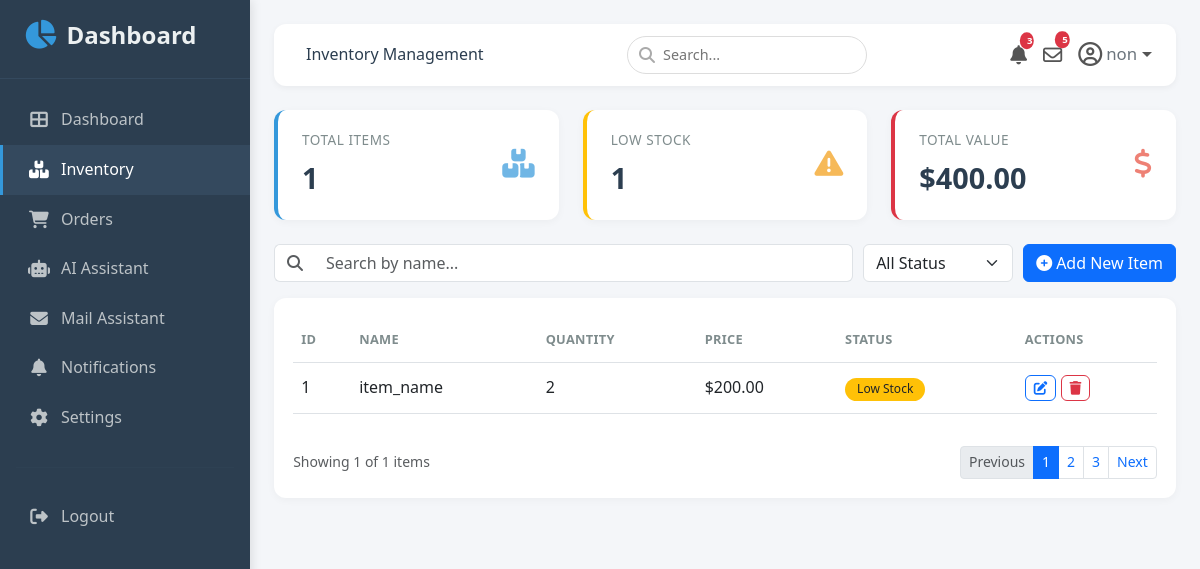
The app's page /Machines (signed in) with its own data.
### app.py (models this page shows, shortened)
class User(UserMixin, db.Model):
    id            = db.Column(db.Integer, primary_key=True)
    first_name    = db.Column(db.String(80), nullable=False)
    last_name     = db.Column(db.String(80), nullable=False)
    username      = db.Column(db.String(80), unique=True, nullable=False)
    password_hash = db.Column(db.String(200), nullable=False)

class Data(db.Model):
    id            = db.Column(db.Integer, primary_key=True)
    name = db.Column(db.String(100), nullable=False)
    price = db.Column(db.Integer, nullable=False)
    quantity = db.Column(db.Integer, nullable=False)
    user_id = db.Column(db.Integer, db.ForeignKey('user.id'), nullable=False)
    orders = db.relationship("Order", backref="data")

### app.py (the view, shortened to what this page needs)
@app.route('/Machines', methods=["GET", "POST"])
@login_required
def Machines():
    user = User.query.filter_by(username=current_user.username).first()
    if not user:  # Still handle the case where a user isn't found
        user = User(username=current_user.username, password_hash=generate_password_hash('password')) # Re-establish if no initial user
        db.session.add(user)
        db.session.commit()
    per_page = 4  # Number of items per page
    total_items = Data.query.count()
    total_pages = (total_items + per_page - 1) // per_page
    low_stock = Data.query.filter(Data.quantity < 10).count()
    result = db.session.query(func.sum(Data.quantity * Data.price)).scalar()
    total_value = result if result is not None else 0.0
    '''page = request.args.get('page', 1, type=int)'''  # Corrected this line
    inventory = Data.query.filter_by(user_id=user.id).all()
    db.session.commit()
    return render_template('Machines.html', inventory=inventory, total_items=total_items, low_stock=low_stock, total_value=total_value)

### app.py (called while the page is built)
@login_manager.user_loader
def load_user(user_id):
    return User.query.get(int(user_id))

### templates/Machines.html (shortened to what this page needs)
{% extends "base.html" %}
{% block page_title %}Inventory Management{% endblock %}
{% block content %}
<div class="row g-4 mb-4">
  <div class="col-md-4 col-6">
    <div class="stat-card">
      <div class="d-flex justify-content-between align-items-center">
        <div>
          <p class="stat-label">Total Items</p>
          <p class="stat-number">{{ total_items|default(0) }}</p>
        </div>
        <i class="fas fa-boxes stat-icon"></i>
      </div>
    </div>
  </div>
  <div class="col-md-4 col-6">
    <div class="stat-card border-warning">
      <div class="d-flex justify-content-between align-items-center">
        <div>
          <p class="stat-label">Low Stock</p>
          <p class="stat-number">{{ low_stock|default(0) }}</p>
        </div>
        <i class="fas fa-exclamation-triangle stat-icon warning"></i>
      </div>
    </div>
  </div>
  <div class="col-md-4 col-6">
    <div class="stat-card border-danger">
      <div class="d-flex justify-content-between align-items-center">
        <div>
          <p class="stat-label">Total Value</p>
          <p class="stat-number">${{ "%.2f"|format(total_value|default(0)) }}</p>
        </div>
        <i class="fas fa-dollar-sign stat-icon danger"></i>
      </div>
    </div>
  </div>
</div>
<div class="search-filter-bar">
  <div class="search-input">
    <div class="input-group">
      <span class="input-group-text bg-white border-end-0"><i class="fas fa-search text-muted"></i></span>
      <input type="text" class="form-control border-start-0" placeholder="Search by name..." id="tableSearch">
    </div>
  </div>
  <div class="filter-select">
    <select class="form-select" id="statusFilter">
      <option value="">All Status</option>
    </select>
  </div>
  <div class="ms-auto">
    <button class="btn btn-primary" data-bs-toggle="modal" data-bs-target="#addItemModal">
      <i class="fas fa-plus-circle me-1"></i>Add New Item
    </button>
  </div>
</div>
<div class="table-container">
  <div class="table-responsive">
    <table class="table table-hover align-middle" id="inventoryTable">
      <thead>
        <tr>
          <th>ID</th>
          <th>Name</th>
          <th>Quantity</th>
          <th>Price</th>
          <th>Status</th>
          <th style="width: 140px;">Actions</th>
        </tr>
      </thead>
      <tbody id="inventoryTableBody">
        {% for item in inventory %}
        <tr>
          <td>{{ item.id }}</td>
          <td>{{ item.name }}</td>
          <td>{{ item.quantity }}</td>
          <td>${{ "%.2f"|format(item.price) }}</td>
          <td>
            {% if item.quantity <= 0 %}
              <span class="badge badge-stock bg-danger">Out of Stock</span>
            {% elif item.quantity < 5 %}
              <span class="badge badge-stock bg-warning text-dark">Low Stock</span>
            {% else %}
              <span class="badge badge-stock bg-success">In Stock</span>
            {% endif %}
          </td>
          <td>
            <button class="btn btn-sm btn-outline-primary action-btn edit-btn" data-id="{{ item.id }}" data-name="{{ item.name }}" data-quantity="{{ item.quantity }}" data-price="{{ item.price }}" data-status="{% if item.quantity <= 0 %}Out of Stock{% elif item.quantity < 5 %}Low Stock{% else %}In Stock{% endif %}">
              <i class="fas fa-edit"></i>
            </button>
            <form action="{{ url_for('delete_Machines', id=item.id) }}" method="POST" style="display:inline;" onsubmit="return confirm('Are you sure you want to delete {{ item.name }}?');">
              <button type="submit" class="btn btn-sm btn-outline-danger action-btn">
                <i class="fas fa-trash"></i>
              </button>
            </form>
          </td>
        </tr>
        {% else %}
        <tr>
          <td colspan="6" class="text-center py-4 text-muted">No inventory items found.</td>
        </tr>
        {% endfor %}
      </tbody>
    </table>
  </div>
  <div class="pagination-bar">
    <div class="text-muted small">
      Showing {{ inventory|length if inventory else 0 }} of {{ total_items|default(0) }} items
    </div>
    <nav>
      <ul class="pagination pagination-sm">
        <li class="page-item disabled"><a class="page-link" href="#">Previous</a></li>
        <li class="page-item active"><a class="page-link" href="#">1</a></li>
        <li class="page-item"><a class="page-link" href="#">2</a></li>
        <li class="page-item"><a class="page-link" href="#">3</a></li>
        <li class="page-item"><a class="page-link" href="#">Next</a></li>
      </ul>
    </nav>
  </div>
</div>
{% endblock %}

### templates/base.html (shortened to what this page needs)
<!DOCTYPE html>
<html lang="en">
<head>
  <link href="https://cdn.jsdelivr.net/npm/bootstrap@5.3.0/dist/css/bootstrap.min.css" rel="stylesheet">
  <link rel="stylesheet" href="https://cdnjs.cloudflare.com/ajax/libs/font-awesome/6.4.0/css/all.min.css">
  <link rel="stylesheet" href="{{ url_for('static', filename='style.css') }}">
</head>
<body>
  <nav class="sidebar" id="sidebar">
    <div class="brand">
      <i class="fas fa-chart-pie"></i> Dashboard
    </div>
    <ul class="nav flex-column">
      <li class="nav-item">
        <a class="nav-link {% if request.endpoint == 'dashboard' %}active{% endif %}"
           href="{{ url_for('dashboard') }}">
          <i class="fas fa-th-large"></i> Dashboard
        </a>
      </li>
      <li class="nav-item">
        <a class="nav-link {% if request.endpoint == 'Machines' %}active{% endif %}"
           href="{{ url_for('Machines') }}">
          <i class="fas fa-boxes"></i> Inventory
        </a>
      </li>
      <li class="nav-item">
        <a class="nav-link {% if request.endpoint == 'orders' %}active{% endif %}"
           href="{{ url_for('orders') }}">
          <i class="fas fa-shopping-cart"></i> Orders
        </a>
      </li>
      <li class="nav-item">
        <a class="nav-link {% if request.endpoint == 'Ai_assistant' %}active{% endif %}"
           href="{{ url_for('Ai_assistant') }}">
          <i class="fas fa-robot"></i> AI Assistant
        </a>
      </li>
      <li class="nav-item">
        <a class="nav-link {% if request.endpoint == 'ai_mail_assistant' %}active{% endif %}"
           href="{{ url_for('ai_mail_assistant') }}">
          <i class="fas fa-envelope"></i> Mail Assistant
        </a>
      </li>
      <li class="nav-item">
        <a class="nav-link {% if request.endpoint == 'notifications' %}active{% endif %}"
           href="{{ url_for('notifications') }}">
          <i class="fas fa-bell"></i> Notifications
        </a>
      </li>
      <li class="nav-item">
        <a class="nav-link" href="{{ url_for('settings') }}"><i class="fas fa-cog"></i> Settings</a>
      </li>
    </ul>
    <hr style="border-color:#34495e; margin: 1.5rem 1rem;">
    <ul class="nav flex-column">
      <li class="nav-item">
        <a class="nav-link" href="{{ url_for('logout') }}"><i class="fas fa-sign-out-alt"></i> Logout</a>
      </li>
    </ul>
  </nav>
  <div class="main-content">
    <div class="top-navbar">
      <div>
        <span class="ms-2 d-none d-sm-inline">{% block page_title %}Dashboard{% endblock %}</span>
      </div>
      <div class="search-box d-none d-md-block">
        <i class="fas fa-search"></i>
        <input type="text" placeholder="Search...">
      </div>
      <div class="nav-icons d-flex align-items-center">
        <div class="dropdown me-2">
          <a href="{{ url_for('notifications') }}" class="text-decoration-none position-relative" id="notificationDropdown" role="button" data-bs-toggle="dropdown" aria-expanded="false">
            <i class="fas fa-bell" style="font-size: 1.2rem;"></i>
            <span class="badge bg-danger position-absolute top-0 start-100 translate-middle" id="navNotifCount" style="font-size: 0.6rem; padding: 0.25rem 0.45rem;">12</span>
          </a>
        </div>
        <a href="{{ url_for('ai_mail_assistant') }}" class="text-decoration-none me-2 position-relative">
          <i class="far fa-envelope" style="font-size: 1.2rem;"></i>
          <span class="badge bg-danger position-absolute top-0 start-100 translate-middle" style="font-size: 0.6rem; padding: 0.25rem 0.45rem;">5</span>
        </a>
        <div class="dropdown">
          <a href="#" class="text-decoration-none dropdown-toggle d-flex align-items-center"
             id="userDropdown" role="button" data-bs-toggle="dropdown" aria-expanded="false">
            <i class="far fa-user-circle fa-lg"></i>
            <span class="ms-1 d-none d-md-inline small text-secondary">
              {{ current_user.username if current_user.is_authenticated else 'Admin' }}
            </span>
          </a>
        </div>
      </div>
    </div>
    {% block content %}{% endblock %}
</body>
</html>

### static/style.css (style rules this page uses)
* { margin: 0; padding: 0; box-sizing: border-box; }
body { background-color: #f4f6f9; font-family: 'Segoe UI', Tahoma, Geneva, Verdana, sans-serif; color: #2c3e50; line-height: 1.6; }
a { text-decoration: none; color: inherit; }
.sidebar { position: fixed; top: 0; left: 0; height: 100vh; width: 250px; background-color: #2c3e50; color: #ecf0f1; transition: transform 0.3s ease; z-index: 1050; padding: 1rem 0; overflow-y: auto; box-shadow: 2px 0 10px rgba(0, 0, 0, 0.1); }
.sidebar .brand { font-size: 1.5rem; font-weight: 600; padding: 0 1.5rem 1.5rem 1.5rem; border-bottom: 1px solid #34495e; margin-bottom: 1rem; display: flex; align-items: center; gap: 10px; }
.sidebar .brand i { color: #3498db; font-size: 1.8rem; }
.sidebar .nav-link { color: #bdc3c7; padding: 0.75rem 1.5rem; border-left: 3px solid transparent; transition: all 0.2s ease; display: flex; align-items: center; gap: 10px; }
.sidebar .nav-link.active { color: #fff; background-color: #34495e; border-left-color: #3498db; }
.sidebar .nav-link i { width: 24px; text-align: center; font-size: 1.1rem; }
.sidebar hr { border-color: #34495e; margin: 1.5rem 1rem; }
.main-content { margin-left: 250px; padding: 1.5rem; min-height: 100vh; transition: margin-left 0.3s ease; }
.top-navbar { background: #fff; border-radius: 12px; padding: 0.75rem 1.5rem; box-shadow: 0 2px 6px rgba(0, 0, 0, 0.05); margin-bottom: 1.5rem; display: flex; align-items: center; justify-content: space-between; }
.top-navbar .search-box { position: relative; }
.top-navbar .search-box input { border-radius: 30px; border: 1px solid #ddd; padding: 0.4rem 1rem 0.4rem 2.2rem; font-size: 0.9rem; width: 240px; transition: border 0.2s ease; }
.top-navbar .search-box i { position: absolute; left: 12px; top: 50%; transform: translateY(-50%); color: #aaa; }
.nav-icons { display: flex; align-items: center; gap: 0.5rem; }
.nav-icons a { color: #555; font-size: 1.2rem; position: relative; transition: color 0.2s ease; }
.nav-icons a .badge { position: absolute; top: -6px; right: -8px; font-size: 0.6rem; padding: 0.25rem 0.45rem; background: #e74c3c; color: #fff; border-radius: 50%; }
.stat-card { background: #fff; border-radius: 12px; padding: 1.2rem 1.5rem; box-shadow: 0 2px 8px rgba(0, 0, 0, 0.04); border-left: 4px solid #3498db; height: 100%; transition: all 0.3s ease; }
.stat-card .stat-icon { font-size: 1.8rem; color: #3498db; opacity: 0.7; }
.stat-card .stat-number { font-size: 1.8rem; font-weight: 600; margin-bottom: 0; }
.stat-card .stat-label { color: #7f8c8d; font-size: 0.85rem; text-transform: uppercase; letter-spacing: 0.5px; margin-bottom: 0.25rem; }
.stat-card.border-warning { border-left-color: #f39c12; }
.stat-card.border-danger { border-left-color: #e74c3c; }
.stat-card .stat-icon.warning { color: #f39c12; }
.stat-card .stat-icon.danger { color: #e74c3c; }
.search-filter-bar { display: flex; flex-wrap: wrap; gap: 10px; align-items: center; margin-bottom: 1rem; }
.search-filter-bar .search-input { flex: 1 1 250px; }
.search-filter-bar .filter-select { flex: 0 1 150px; }
.table-container { background: #fff; border-radius: 12px; padding: 1.2rem; box-shadow: 0 2px 8px rgba(0, 0, 0, 0.04); }
.table-container .table th { border-top: none; color: #7f8c8d; font-weight: 600; font-size: 0.8rem; text-transform: uppercase; letter-spacing: 0.3px; padding: 0.75rem 0.5rem; }
.table-container .table td { vertical-align: middle; padding: 0.75rem 0.5rem; }
.badge-stock, .badge-status { font-weight: 500; padding: 0.35rem 0.75rem; border-radius: 30px; }
.action-btn { padding: 0.15rem 0.5rem; font-size: 0.8rem; border-radius: 6px; transition: all 0.2s ease; }
.action-btn .fas { font-size: 0.85rem; }
.pagination-bar { display: flex; justify-content: space-between; align-items: center; margin-top: 1rem; flex-wrap: wrap; gap: 0.5rem; }
.pagination-bar .pagination { margin: 0; }

### records on screen
User: username "non"
Data: id "1", name "item_name", quantity "2", price "200.00", shows "Low Stock"

### other values on screen
{{ total_items|default(0) }} "1"
{{ low_stock|default(0) }} "1"
{{ "%.2f"|format(total_value|default(0)) }} "400.00"
{{ inventory|length if inventory else 0 }} "1"
